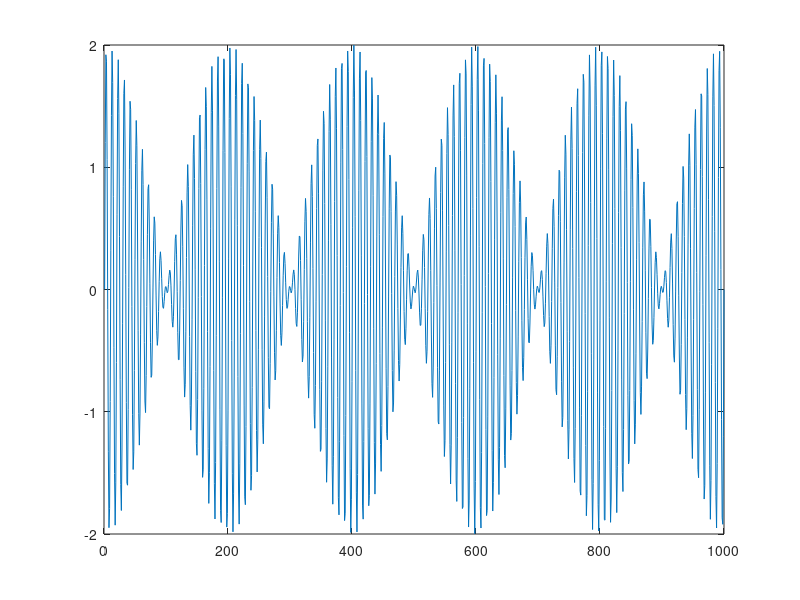

This chart was generated by the following MATLAB code:
function [s1,s2,sums] = sines(pts,amp,n1,n2)

% This function helps to find the sum of the given expression
if nargin == 0
    pts =1000;
    amp=1;
    n1 =100;
    n2 = 1.05*n1;
elseif nargin ==1
    amp=1;
    n1 =100;
    n2 = 1.05*n1;
elseif nargin == 2
    n1 =100;
    n2 = 1.05*n1;
elseif nargin == 3
     n2 = 1.05*n1;
else
    s1 = amp.*(sin(linspace(0,2*pi*n1,pts)));
s2 = amp.*(sin(linspace(0,2*pi*n2,pts)));
sums = s1 + s2;
 plot (sums);

end
s1 = amp.*(sin(linspace(0,2*pi*n1,pts)));
s2 = amp.*(sin(linspace(0,2*pi*n2,pts)));
sums = s1 + s2;
 plot (sums);


end